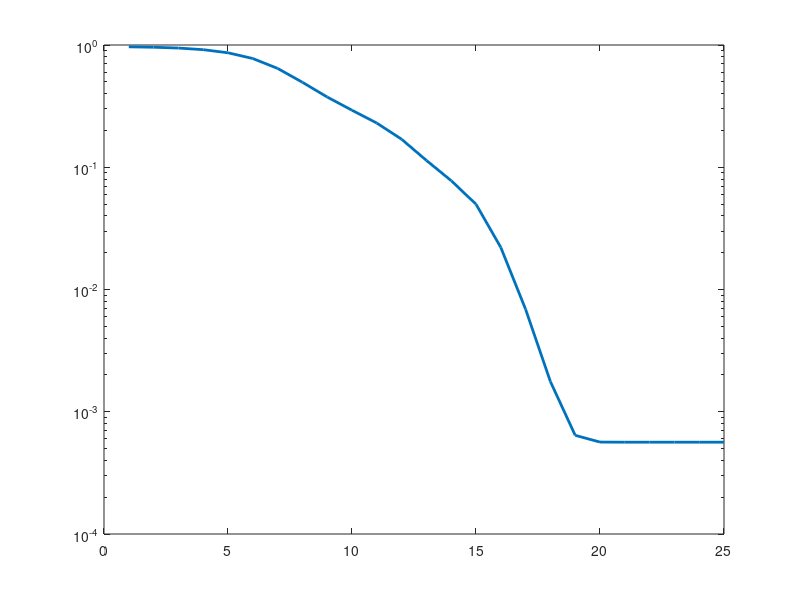

This chart was generated by the following MATLAB code:
clear
clc
%% parameters
theta = 0.1;                                                                                                                                                                             ;
n = 100;
m = n;
lp = 3;
r = 40000;
noi_var = 0; %AWGN var
% p2 = 0.1; % sparsity level of corrupt

tot_time = 0;
tot_error = 0;
times = 1;

for i = 1:times
    
    
    %% Gen dictionary
    A = randn(n);
    [Q,R] = qr(A);
    D0 = Q(:,1:m);
    
    %% Gen sparse code
    B = rand(m,r);
    B(B>theta) = 0;
    B(B>0) = 1;
    G = randn(m,r);
    X0 = B.*G;
    Y0 = D0*X0;
    
    
    
    %% add noise
    Y = Y0 + noi_var*randn(n,r);
    
    % %% add corruption
    % B = rand(n,m);
    % B(B>p2) = 0;
    % B(B>0) = 1;
    % S = rand(n,m);
    % S(S<1/2) = -1;
    % S(S>0) = 1;
    %l=3;
    
    %% Start Lp DL
    Num_iter = 300;
    
    last_A = zeros(m,n);
    conv = [];
    %initial
    A = randn(n);
    [A0,R] = qr(A);
    A0 = A0(1:m,:);
    A = A0;
    
    tot = 0;
    tic
    for i=1:Num_iter
        
        AY = A*Y;
        %dA = 4*AY.^(lp-1)*Y'/m;
        if(mod(lp,2)==1)
            dA = abs(AY).^(lp-1).*sign(AY)*Y'/r;
        else
            dA = AY.^(lp-1)*Y'/r;
        end
        
        [U,S,V] = svd(dA,'econ');%-12*m*p^2*A%+2*p*noi_var^2+noi_var^4
        A = U*V';
        
        res = A*D0;
        res = res(:);
        if(norm(A-last_A,'fro')/n < 1e-8)
            %         if(sum(res.^4)/l>0.99)
            break
        end
        conv = [conv sum(res.^4)/n];
        last_A = A;
    end
    tot = toc;
    error = 1-sum(res.^4)/n;
    tot_time = tot_time + tot/times;
    tot_error = tot_error + error/times;
end

semilogy(1-conv,'linewidth',2);
hold on

